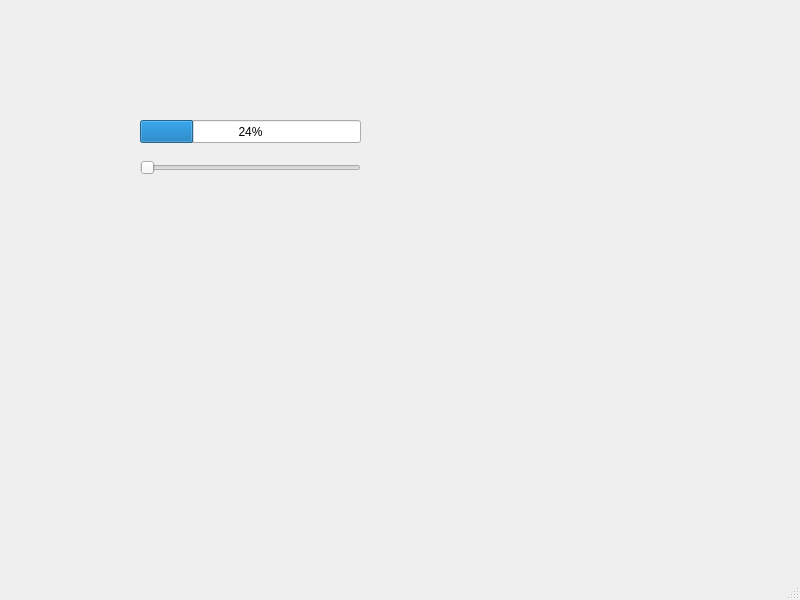
<?xml version="1.0" encoding="UTF-8"?>
<ui version="4.0">
 <class>MainWindow</class>
 <widget class="QMainWindow" name="MainWindow">
  <property name="geometry">
   <rect>
    <x>0</x>
    <y>0</y>
    <width>800</width>
    <height>600</height>
   </rect>
  </property>
  <property name="windowTitle">
   <string>MainWindow</string>
  </property>
  <widget class="QWidget" name="centralwidget">
   <widget class="QProgressBar" name="progressBar">
    <property name="geometry">
     <rect>
      <x>140</x>
      <y>120</y>
      <width>221</width>
      <height>23</height>
     </rect>
    </property>
    <property name="value">
     <number>24</number>
    </property>
   </widget>
   <widget class="QSlider" name="horizontalSlider">
    <property name="geometry">
     <rect>
      <x>140</x>
      <y>160</y>
      <width>221</width>
      <height>16</height>
     </rect>
    </property>
    <property name="orientation">
     <enum>Qt::Orientation::Horizontal</enum>
    </property>
   </widget>
  </widget>
  <widget class="QMenuBar" name="menubar">
   <property name="geometry">
    <rect>
     <x>0</x>
     <y>0</y>
     <width>800</width>
     <height>19</height>
    </rect>
   </property>
  </widget>
  <widget class="QStatusBar" name="statusbar"/>
 </widget>
 <resources/>
 <connections/>
</ui>
